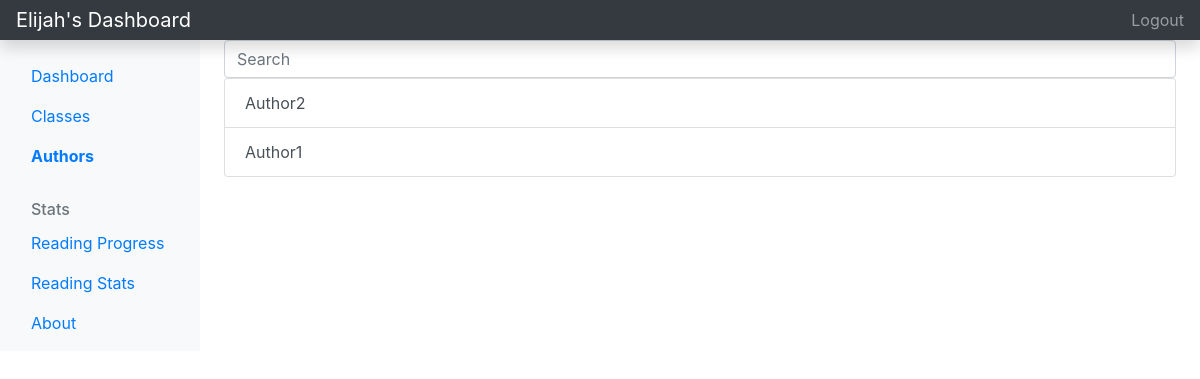
Before: /authors/ (signed in) with the older database file.
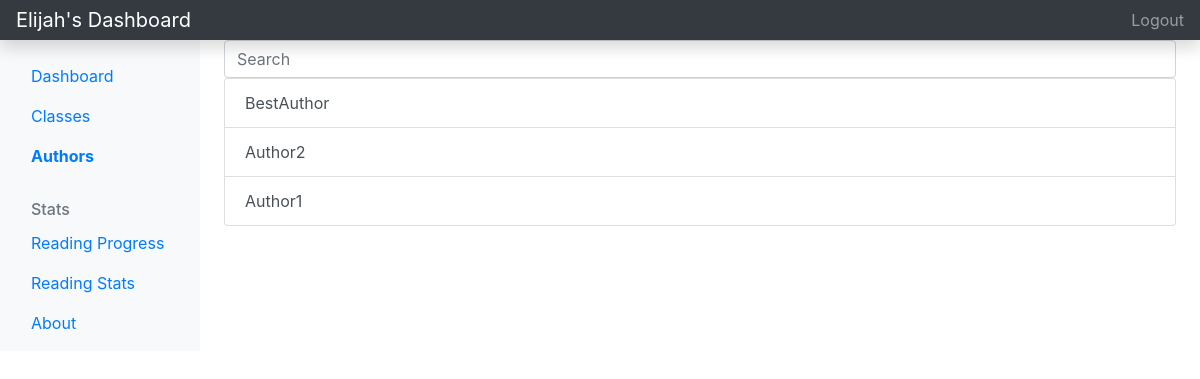
After: the same page with the newer database file.
### main/models.py (models this page shows, shortened)
class Paper(models.Model):
    title = models.CharField(max_length=200, blank=False) # title of the paper, required
    author = models.CharField(max_length=200, blank=True) # author of the paper, not required
    totalPages = models.IntegerField(default=1) # number of pages in the paper (set by user), defaults to 1
    readPages = models.IntegerField(default=0) # number of pages the user has read, defaults to 0
    url = models.CharField(max_length=200, blank=True) # url link of the paper, not required
    addDate = models.DateTimeField(auto_now_add=True, null=True) # time this paper was added by the user
    dueDate = models.DateTimeField(auto_now_add=False, null=True) # time this paper is due
    comments = models.TextField(blank=True) # user added comment about paper
    course = models.ForeignKey(Course, on_delete=models.DO_NOTHING, related_name="paper") # the course this paper belongs to
    def __str__(self):
        return f'{self.title} by {self.author}, {self.totalPages} pages due {self.addDate}'

### main/views.py (the view)
# urls.py: path('authors/', authors_view),
def authors_view(request):
    if not request.user.is_authenticated:
        return redirect('/accounts?needLogin=True')
    authors = []
    papers = []
    try:
        papers = request.user.papers.all().order_by('dueDate')
    except:
        pass
    for paper in papers:
        print(str(paper))
        if paper.author not in authors and paper.author != '':
            authors.append(paper.author)
    return render(request, 'authors.html', {'authors': authors, 'papers': papers})

### main/templates/authors.html (shortened to what this page needs)
<!doctype html>
<html lang="en">
<head>
    <link rel="stylesheet" href="https://cdn.jsdelivr.net/npm/bootstrap@4.5.3/dist/css/bootstrap.min.css"
>
</head>
<body>
    <header class="navbar navbar-dark sticky-top bg-dark flex-md-nowrap p-0 shadow">
        <a class="navbar-brand col-md-3 col-lg-2 me-0 px-3" href="/dashboard">{{request.user.username}}'s Dashboard</a>
        <ul class="navbar-nav px-3">
            <li class="nav-item text-nowrap">
                <a class="nav-link" href="/logout">Logout</a>
            </li>
        </ul>
    </header>
    <div class="container-fluid">
        <div class="row">
            <nav id="sidebarMenu" class="col-md-3 col-lg-2 d-md-block bg-light sidebar collapse">
                <div class="position-sticky pt-3">
                    <ul class="nav flex-column">
                        <li class="nav-item">
                            <a class="nav-link" aria-current="page" href="/">
                                Dashboard
                            </a>
                        </li>
                        <li class="nav-item">
                            <a class="nav-link" href="/classes">
                                Classes
                            </a>
                        </li>
                        <li class="nav-item">
                            <a class="nav-link active" href="/authors">
                                Authors
                            </a>
                        </li>
                    </ul>
                    <h6
                        class="sidebar-heading d-flex justify-content-between align-items-center px-3 mt-4 mb-1 text-muted">
                        <span>Stats</span>
                    </h6>
                    <ul class="nav flex-column mb-2">
                        <li class="nav-item">
                            <a class="nav-link" href="/readingProgress">
                                Reading Progress
                            </a>
                        </li>
                        <li class="nav-item">
                            <a class="nav-link" href="/readingStats">
                                Reading Stats
                            </a>
                        </li>
                        <li class="nav-item">
                            <a class="nav-link" aria-current="page" href="/about">
                                About
                            </a>
                        </li>
                    </ul>
                </div>
            </nav>
            <main class="col-md-9 ms-sm-auto col-lg-10 px-md-4">
                <input id="searchbar" class="form-control mr-sm-2" type="search" placeholder="Search" aria-label="Search">
                <div id="allClasses" class="list-group">
                    {% for author in authors %}
                    <a class="list-group-item list-group-item-action" href="/authorReadings?name={{author}}">
                        {{author}}
                    </a>
                    {% endfor %}
                </div>
            </main>
        </div>
    </div>
</body>
</html>

Changed rows visible on the page:
added Paper: authors "BestAuthor"
